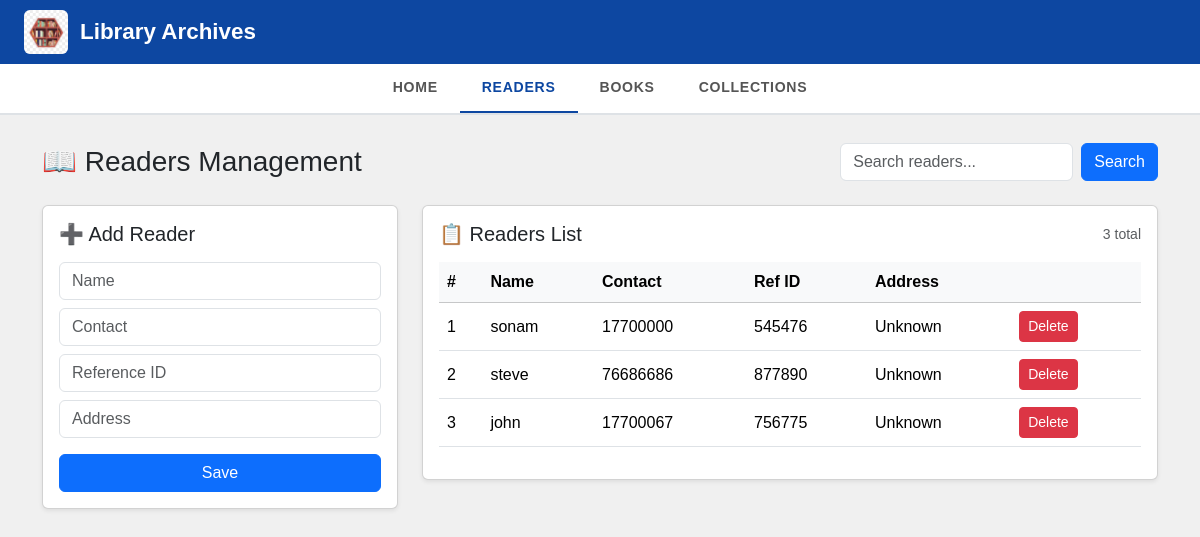
Before: /readers/ with the older database file.
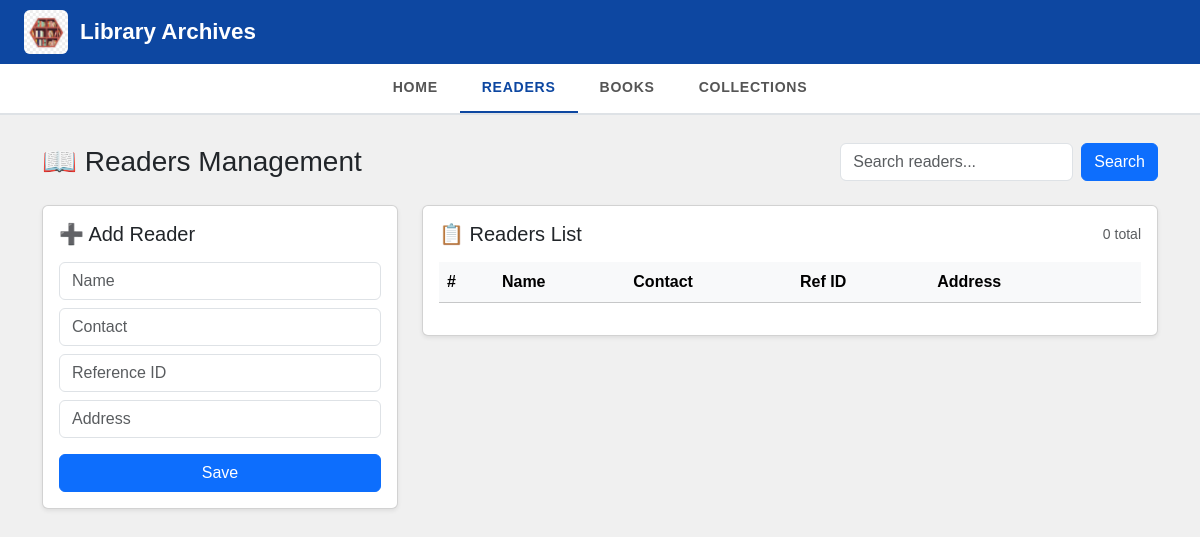
After: the same page with the newer database file.
### lims_app/models.py (models this page shows, shortened)
class Reader(models.Model):
    reference_id=models.CharField(max_length=200)
    reader_name = models.CharField(max_length=200)
    reader_contact = models.CharField(max_length=200)
    reader_address = models.CharField(max_length=255, default='Unknown')
    active=models.BooleanField(default=True)

### lims_app/views.py (the view, shortened to what this page needs)
# urls.py: path('readers/', views.readers_tab, name='readers_tab'),
def readers_tab(request):
    query = request.GET.get('query', '')
    if query:
        readers = Reader.objects.filter(reader_name__icontains=query)
    else:
        readers = Reader.objects.all()
    return render(request, "readers.html", {
        "current_tab": "readers",
        "readers": readers,
        "query": query,
    })

### lims_app/templates/readers.html (shortened to what this page needs)
{% extends "index.html" %}
{% block main_content %}
<div class="container">
  <div class="d-flex flex-column flex-md-row justify-content-between align-items-md-center mb-4">
    <h3 class="mb-3 mb-md-0">📖 Readers Management</h3>
    <form method="get" action="{% url 'readers_tab' %}" class="d-flex">
      <input class="form-control me-2" type="search" name="query" placeholder="Search readers..." value="{{ query }}">
      <button class="btn btn-primary">Search</button>
    </form>
  </div>
  <div class="row g-4">
    <div class="col-lg-4">
      <div class="card shadow-sm p-3 h-100">
        <h5 class="mb-3">➕ Add Reader</h5>
        <form action="{% url 'readers_tab' %}" method="POST">
          <div class="mb-2">
            <input type="text" class="form-control" name="reader_name" placeholder="Name" required>
          </div>
          <div class="mb-2">
            <input type="text" class="form-control" name="reader_contact" placeholder="Contact" required>
          </div>
          <div class="mb-2">
            <input type="text" class="form-control" name="reference_id" placeholder="Reference ID" required>
          </div>
          <div class="mb-3">
            <input type="text" class="form-control" name="reader_address" placeholder="Address" required>
          </div>
          <button class="btn btn-primary w-100">Save</button>
        </form>
      </div>
    </div>
    <div class="col-lg-8">
      <div class="card shadow-sm p-3">
        <div class="d-flex justify-content-between align-items-center mb-3">
          <h5 class="mb-0">📋 Readers List</h5>
          <small class="text-muted">{{ readers|length }} total</small>
        </div>
        <div class="table-responsive">
          <table class="table table-hover align-middle">
            <thead class="table-light">
              <tr>
                <th>#</th>
                <th>Name</th>
                <th>Contact</th>
                <th>Ref ID</th>
                <th>Address</th>
                <th></th>
              </tr>
            </thead>
            <tbody>
              {% for reader in readers %}
              <tr>
                <td>{{ forloop.counter }}</td>
                <td>{{ reader.reader_name }}</td>
                <td>{{ reader.reader_contact }}</td>
                <td>{{ reader.reference_id }}</td>
                <td>{{ reader.reader_address }}</td>
                <td>
                  <form action="{% url 'delete_reader' reader.id %}" method="post">
                    <button class="btn btn-danger btn-sm">Delete</button>
                  </form>
                </td>
              </tr>
              {% endfor %}
            </tbody>
          </table>
        </div>
      </div>
    </div>
  </div>
</div>
{% endblock %}

### lims_app/templates/index.html (shortened to what this page needs)
<!doctype html>
{% load static %}
<html lang="en">
  <head>
    <link href="https://cdn.jsdelivr.net/npm/bootstrap@5.3.7/dist/css/bootstrap.min.css"
          rel="stylesheet"
>
  </head>
  <body>
    <div class="brand-bar">
      <h1 class="brand-title">
        <img src="{% static 'img_1.png' %}" alt="LIMS logo">
        Library Archives
      </h1>
    </div>
    <div class="nav-tabbar" id="navTabbar">
      <ul class="nav nav-tabs border-0">
        <li class="nav-item">
          <a class="nav-link {% if current_tab == 'home' %}active{% endif %}"
             href="/home">HOME</a>
        </li>
        <li class="nav-item">
          <a class="nav-link {% if current_tab == 'readers' %}active{% endif %}"
             href="/readers">READERS</a>
        </li>
        <li class="nav-item">
          <a class="nav-link {% if current_tab == 'Books' %}active{% endif %}"
             href="/books">BOOKS</a>
        </li>
        <li class="nav-item">
          <a class="nav-link {% if current_tab == 'collections' %}active{% endif %}"
             href="{% url 'borrowing_list_add' %}">COLLECTIONS</a>
        </li>
      </ul>
    </div>
    <div class="main-wrapper">
      {% block main_content %}
      {% endblock %}
    </div>
  </body>
</html>

### lims_app/templates/index.html (style rules this page uses)
*, *::before, *::after { box-sizing: border-box; }
body { font-family: Arial, sans-serif; background: #f0f0f0; margin: 0; padding: 0; }
.brand-bar { background-color: #0d47a1; padding: 10px 24px; display: flex; align-items: center; justify-content: space-between; }
.brand-title { color: #fff; font-size: 1.4rem; font-weight: 700; display: flex; align-items: center; gap: 12px; margin: 0; white-space: nowrap; }
.brand-title img { height: 44px; width: auto; min-width: 44px; background: rgba(255,255,255,0.15); border-radius: 6px; object-fit: contain; }
.nav-tabbar { background: #ffffff; border-bottom: 2px solid #dee2e6; display: flex; justify-content: center; overflow-x: auto; -webkit-overflow-scrolling: touch; scrollbar-width: none; }
.nav-tabbar .nav { flex-wrap: nowrap; }
.nav-tabbar .nav-link { font-size: 0.88rem; font-weight: 600; letter-spacing: 0.05em; color: #555; padding: 13px 22px; border: none; border-bottom: 3px solid transparent; border-radius: 0; white-space: nowrap; transition: color 0.2s, border-color 0.2s; }
.nav-tabbar .nav-link.active { color: #0d47a1; border-bottom: 3px solid #0d47a1; background: transparent; }
.main-wrapper { max-width: 1200px; margin: 0 auto; padding: 28px 24px; }

Changed rows visible on the page:
removed Reader: reader_name "sonam", reader_contact "17700000", reference_id "545476", reader_address "Unknown"
removed Reader: reader_name "steve", reader_contact "76686686", reference_id "877890", reader_address "Unknown"
removed Reader: reader_name "john", reader_contact "17700067", reference_id "756775", reader_address "Unknown"
Other visible differences:
{{ readers|length }}: "3" → "0"
